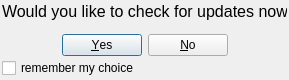
<?xml version="1.0" encoding="UTF-8"?>
<ui version="4.0">
 <class>CheckUpdatesDialog</class>
 <widget class="QDialog" name="CheckUpdatesDialog">
  <property name="geometry">
   <rect>
    <x>0</x>
    <y>0</y>
    <width>289</width>
    <height>80</height>
   </rect>
  </property>
  <property name="sizePolicy">
   <sizepolicy hsizetype="Fixed" vsizetype="Fixed">
    <horstretch>0</horstretch>
    <verstretch>0</verstretch>
   </sizepolicy>
  </property>
  <property name="minimumSize">
   <size>
    <width>289</width>
    <height>80</height>
   </size>
  </property>
  <property name="maximumSize">
   <size>
    <width>289</width>
    <height>80</height>
   </size>
  </property>
  <property name="windowTitle">
   <string>Updates</string>
  </property>
  <property name="modal">
   <bool>true</bool>
  </property>
  <layout class="QVBoxLayout" name="verticalLayout">
   <property name="spacing">
    <number>2</number>
   </property>
   <property name="leftMargin">
    <number>2</number>
   </property>
   <property name="topMargin">
    <number>2</number>
   </property>
   <property name="rightMargin">
    <number>2</number>
   </property>
   <property name="bottomMargin">
    <number>2</number>
   </property>
   <item>
    <widget class="QLabel" name="questionLabel">
     <property name="font">
      <font>
       <family>Arial</family>
       <pointsize>12</pointsize>
      </font>
     </property>
     <property name="text">
      <string>Would you like to check for updates now?</string>
     </property>
    </widget>
   </item>
   <item>
    <spacer name="verticalSpacer">
     <property name="orientation">
      <enum>Qt::Vertical</enum>
     </property>
     <property name="sizeHint" stdset="0">
      <size>
       <width>20</width>
       <height>40</height>
      </size>
     </property>
    </spacer>
   </item>
   <item>
    <widget class="QDialogButtonBox" name="questionButtonBox">
     <property name="standardButtons">
      <set>QDialogButtonBox::No|QDialogButtonBox::Yes</set>
     </property>
     <property name="centerButtons">
      <bool>true</bool>
     </property>
    </widget>
   </item>
   <item>
    <widget class="QCheckBox" name="saveCheckBox">
     <property name="text">
      <string>remember my choice</string>
     </property>
    </widget>
   </item>
  </layout>
 </widget>
 <resources/>
 <connections>
  <connection>
   <sender>questionButtonBox</sender>
   <signal>accepted()</signal>
   <receiver>CheckUpdatesDialog</receiver>
   <slot>accept()</slot>
   <hints>
    <hint type="sourcelabel">
     <x>144</x>
     <y>45</y>
    </hint>
    <hint type="destinationlabel">
     <x>144</x>
     <y>39</y>
    </hint>
   </hints>
  </connection>
  <connection>
   <sender>questionButtonBox</sender>
   <signal>rejected()</signal>
   <receiver>CheckUpdatesDialog</receiver>
   <slot>reject()</slot>
   <hints>
    <hint type="sourcelabel">
     <x>144</x>
     <y>45</y>
    </hint>
    <hint type="destinationlabel">
     <x>144</x>
     <y>39</y>
    </hint>
   </hints>
  </connection>
 </connections>
</ui>
